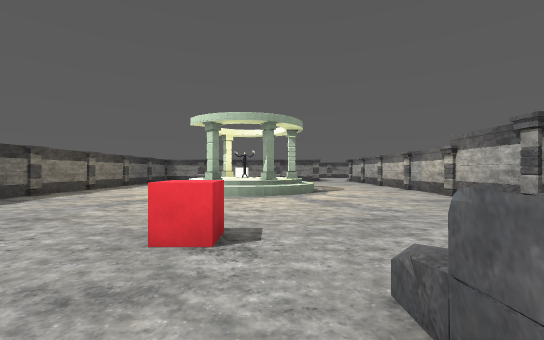
[1] (above)

17 first-person views from a walk through a scene from a Unity 3-D project. The camera is 1.2 m above the floor, looks level and sees 90° across. The floor is counted in squares, 2 m on a side. Each view is taken from the middle of a square. On the plan, view 1 faces up. The plan holds only what a view shows up to about 9 squares ahead; the rest is blank. The place goes on beyond the plan. Some surface patterns are stand-ins.

[2]
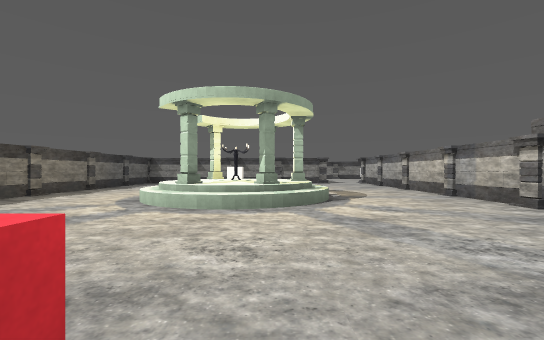

[3]
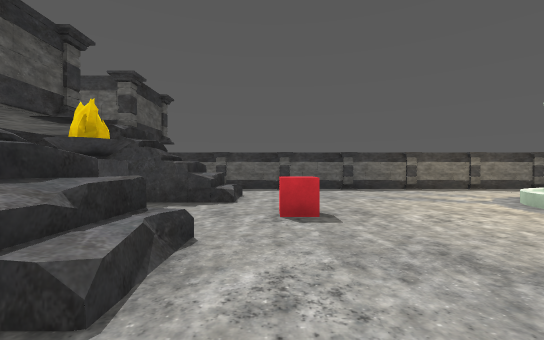

[4]
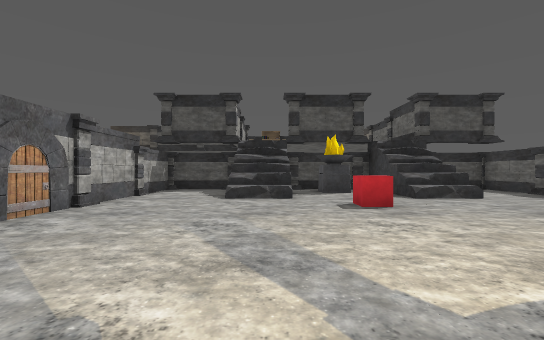

[5]
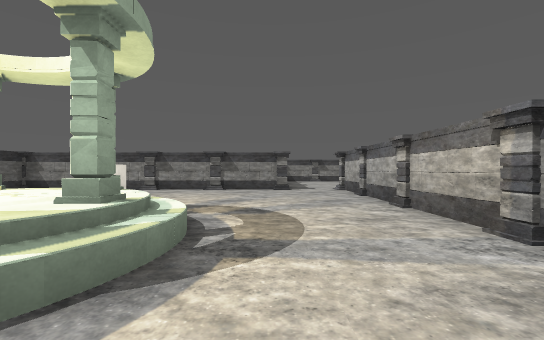

[6]
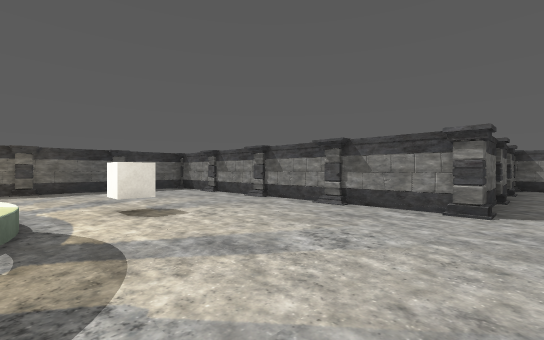

[7]
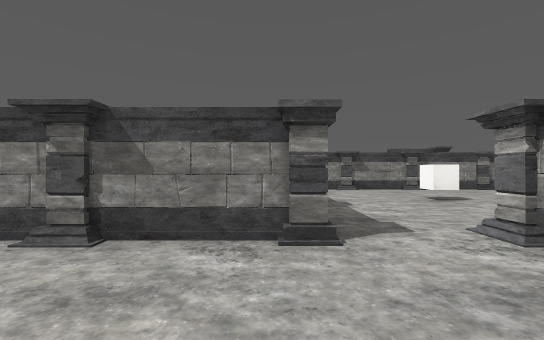

[8]
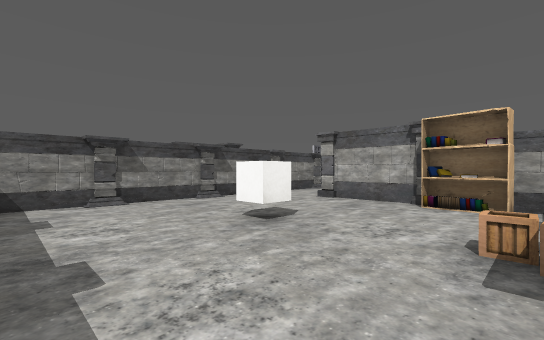

[9]
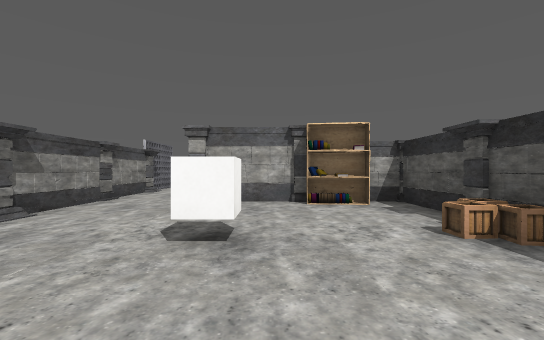

[10]
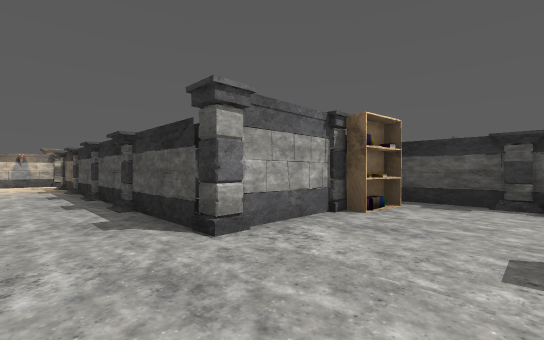

[11]
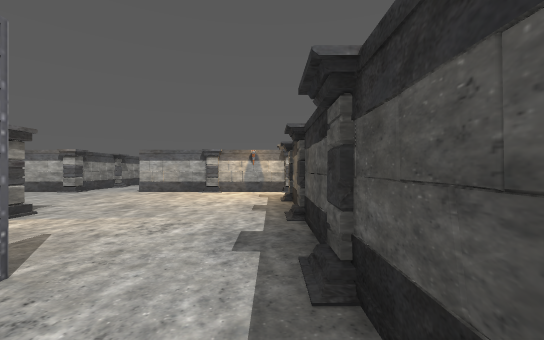

[12]
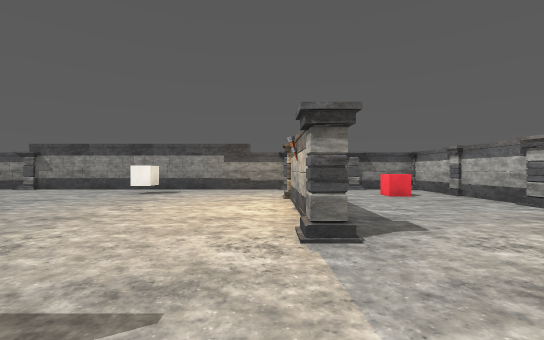

[13]
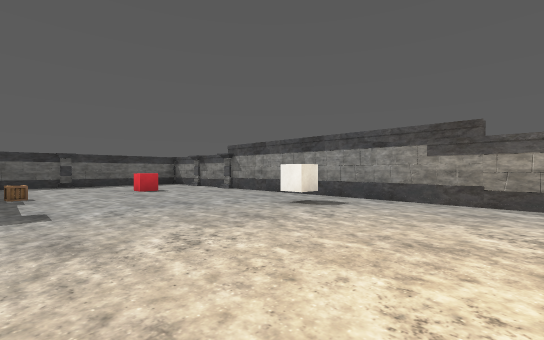

[14]
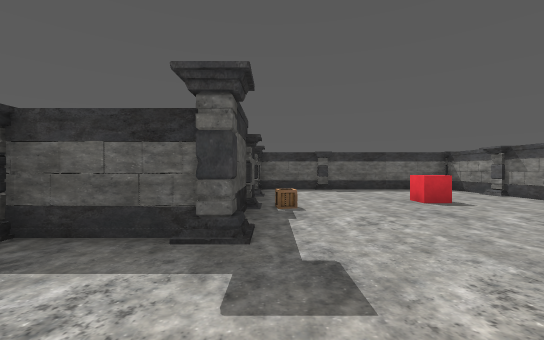

[15]
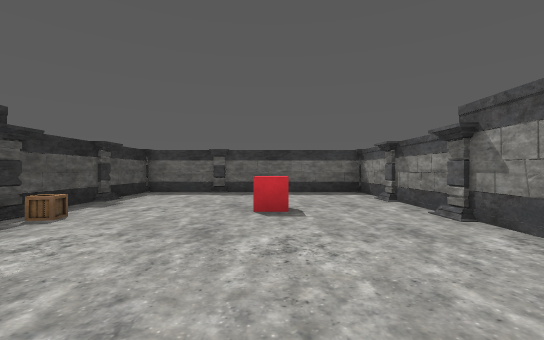

[16]
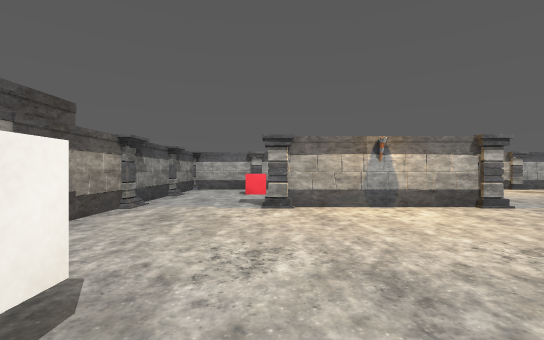

[17]
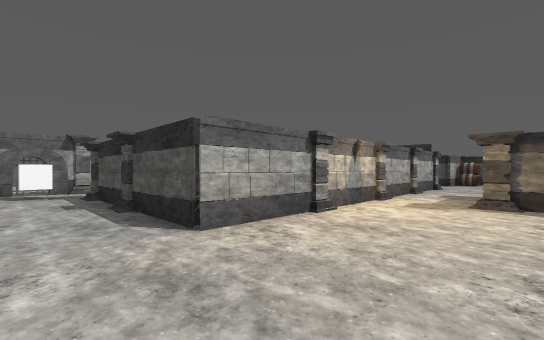

### Floor plan
Key: @ floor where view 1 was taken; # wall or solid block; x gap in a wall; . floor; / step, stairs or slope; v drop or lower ground; C red cube; U cube; O other object.
Columns run from 6 left of view 1 to 25 right of it. Each row starts with its distance up from view 1.
 29         ##################
 28         #................#
 27         #........U.....C.#
 26         #...C........#...#
 25         #............#...##
 24         #............#.......U.#
 23         #....OO......#........O#
 22         #######..........####
 21         #########x#......#
 20         #................#
 19         #................#
 18         #..U...########..#
 17         #......#  #    ..#
 16         #.....O        ..#
 15 #########..OO..#       ..#
 14 #..........#####       ..
 13 #..........#
 12 #..........#
 11 #....U.....#
 10 #...///....#
  9 #...  O/...#
  8 #../ O /...#
  7 #.../OO/...#
  6 #....//....#
  5 #..........#
  4 #..........#
  3 #..........#
  2 #....C.....#
  1 #..//..//..#
  0 #../#O@/v..#
 -1 #.  #OO   .#
 -2 ############

Positions as (right, up) in squares from view 1, and headings:
1: (0, 0), facing up
2: (0, 2), facing up
3: (3, 2), facing left
4: (1, 7), facing down
5: (2, 6), facing up
6: (3, 10), facing up-left
7: (2, 12), facing up
8: (3, 15), facing up-right
9: (3, 17), facing right
10: (6, 20), facing down-right
11: (11, 19), facing right
12: (14, 20), facing up
13: (14, 23), facing up-left
14: (11, 23), facing left
15: (10, 26), facing left
16: (10, 26), facing right
17: (16, 24), facing down-right
